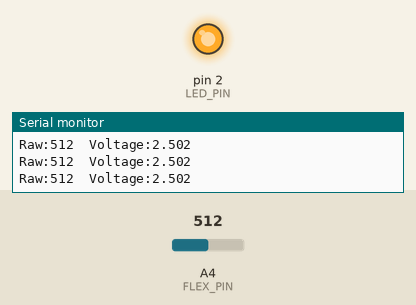
Recording of a sketch running on a simulated Arduino Nano, built with avr-gcc and run on an emulated ATmega328P. Shown: output pins drawn as LEDs (lit = HIGH), the last lines printed to the serial monitor. Inputs (shaded band) come from the test bench; at power-on: A4 (FLEX_PIN) = 512.

Above: at 1.2 s.
1.3 s: A4 (FLEX_PIN) set to 499
At 2.5 s:
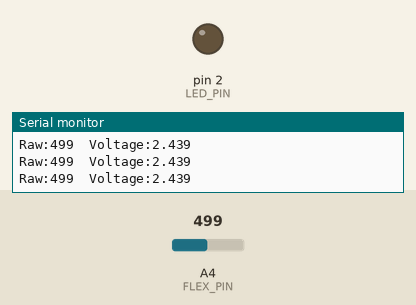
2.8 s: A4 (FLEX_PIN) set to 716
At 4.0 s:
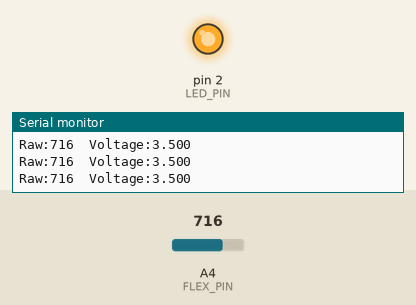
4.3 s: A4 (FLEX_PIN) set to 511
At 5.7 s:
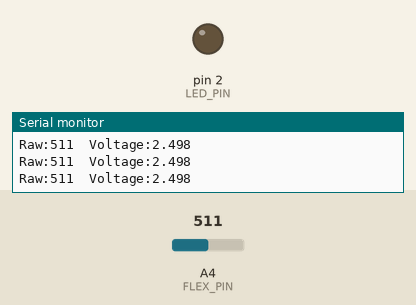
Timing chart, 0 to 7.3 s (numbered marks = the images above; inputs shaded):
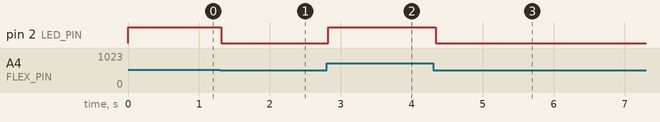

The sketch:

PressureMat_v1.ino
```cpp
// Flex sensor voltage reader – Arduino Nano
const int FLEX_PIN = A4;    // analog input from the voltage divider
const int LED_PIN  = 2;     // LED on D2

const float VCC = 5.0;      // Nano reference voltage (use 3.3 for a Nano 33 board)
const float ADC_MAX = 1023.0;

float threshold = 2.5;      // volts – tune this after watching your readings

void setup() {
  Serial.begin(9600);
  pinMode(LED_PIN, OUTPUT);
}

void loop() {
  int raw = analogRead(FLEX_PIN);
  float voltage = raw * (VCC / ADC_MAX);

  Serial.print("Raw:");
  Serial.print(raw);
  Serial.print("\tVoltage:");
  Serial.println(voltage, 3);

  digitalWrite(LED_PIN, voltage > threshold ? HIGH : LOW);

  delay(100);
}
```

Measured:
- the behaviour switches between 512 and 511 on A4 (FLEX_PIN) (found by bisection; images 0 and 1)
- after the input at 1.3 s, pin 2 (LED_PIN): HIGH → LOW at once
- after the input at 2.8 s, pin 2 (LED_PIN): LOW → HIGH at once
- after the input at 4.3 s, pin 2 (LED_PIN): HIGH → LOW at once
